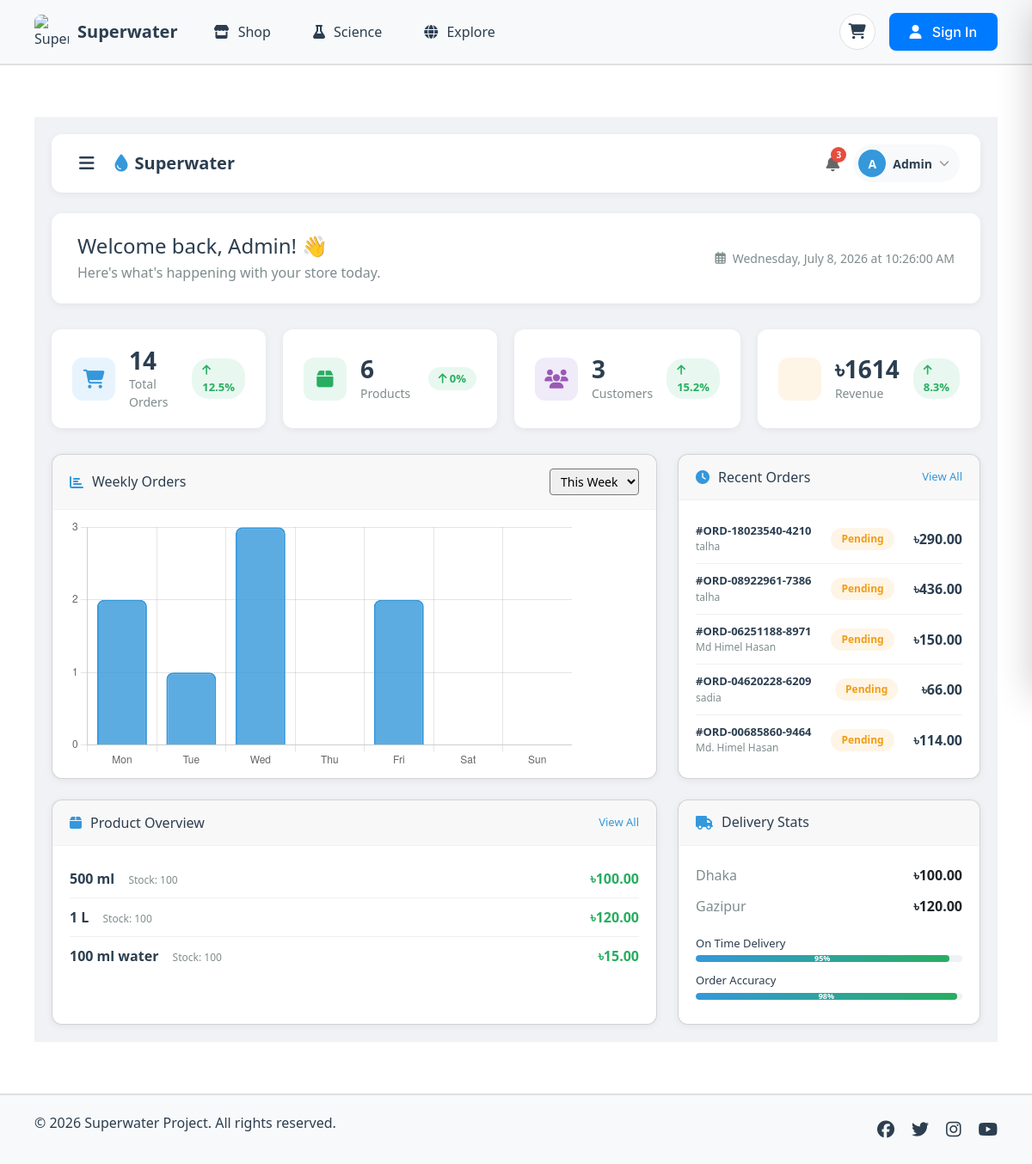
/admin-dashboard/, run on an earlier commit of the app's database.
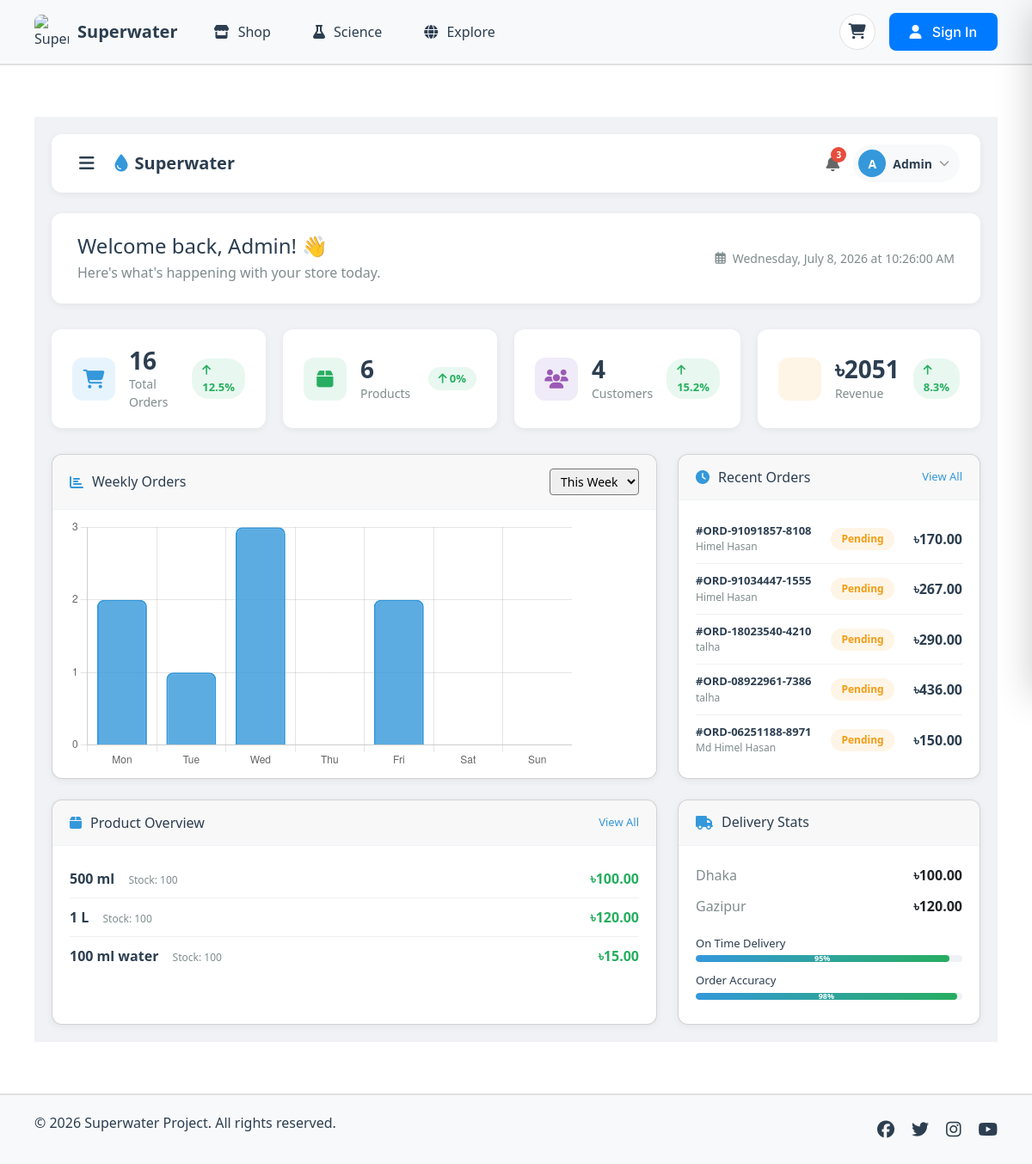
And on a later commit of the database.
### water_app/models.py (models this page shows, shortened)
class Order(models.Model):
    STATUS_CHOICES = [
        ('pending', 'Pending'),
        ('processing', 'Processing'),
        ('shipped', 'Shipped'),
        ('delivered', 'Delivered'),
        ('cancelled', 'Cancelled'),
    ]
    PAYMENT_CHOICES = [
        ('pending', 'Pending'),
        ('completed', 'Completed'),
        ('failed', 'Failed'),
        ('refunded', 'Refunded'),
    ]
    order_id = models.CharField(max_length=50, unique=True, editable=False)
    customer_name = models.CharField(max_length=200)
    customer_email = models.EmailField()
    customer_phone = models.CharField(max_length=20, blank=True, null=True)
    customer_address = models.TextField()
    customer_district = models.CharField(max_length=100, blank=True, null=True)
    delivery_charge = models.DecimalField(max_digits=10, decimal_places=2, default=0)
    delivery_zone = models.CharField(max_length=100, blank=True, null=True)
    subtotal = models.DecimalField(max_digits=10, decimal_places=2, default=0)
    total_savings = models.DecimalField(max_digits=10, decimal_places=2, default=0)
    total_discount = models.DecimalField(max_digits=10, decimal_places=2, default=0)
    total_amount = models.DecimalField(max_digits=10, decimal_places=2, default=0)
    status = models.CharField(max_length=20, choices=STATUS_CHOICES, default='pending')
    payment_status = models.CharField(max_length=20, choices=PAYMENT_CHOICES, default='pending')
    payment_method = models.CharField(max_length=50, blank=True, null=True)
    transaction_id = models.CharField(max_length=100, blank=True, null=True)
    created_at = models.DateTimeField(auto_now_add=True)
    updated_at = models.DateTimeField(auto_now=True)
    user = models.ForeignKey(User, on_delete=models.SET_NULL, null=True, blank=True)
    class Meta:
        ordering = ['-created_at']

class Product(models.Model):
    CATEGORY_CHOICES = [
        ('Filters', 'Filters'),
        ('Sensors', 'Sensors'),
        ('Purifiers', 'Purifiers'),
        ('Testing Kits', 'Testing Kits'),
        ('Softening Systems', 'Softening Systems'),
        ('Meters', 'Meters'),
        ('Pitchers', 'Pitchers'),
        ('Monitors', 'Monitors'),
    ]
    name = models.CharField(max_length=200)
    description = models.TextField(blank=True, null=True)
    price = models.DecimalField(max_digits=10, decimal_places=2, default=0)
    category = models.CharField(max_length=50, choices=CATEGORY_CHOICES, default='Filters')
    benefits = models.TextField(blank=True, null=True)
    rating = models.DecimalField(max_digits=3, decimal_places=2, default=0, blank=True, null=True)
    reviews = models.IntegerField(default=0, blank=True, null=True)
    stock_quantity = models.IntegerField(default=0, help_text="Number of items in stock")
    image = models.ImageField(upload_to='products/', blank=True, null=True)
    discount_price = models.DecimalField(max_digits=10, decimal_places=2, blank=True, null=True)
    discount_percentage = models.IntegerField(blank=True, null=True)
    special_offer = models.CharField(max_length=200, blank=True, null=True)
    is_on_sale = models.BooleanField(default=False)
    is_active = models.BooleanField(default=True)
    created_at = models.DateTimeField(auto_now_add=True)
    updated_at = models.DateTimeField(auto_now=True)

class DistrictDeliveryCharge(models.Model):
    DISTRICT_CHOICES = [
        ('dhaka', 'Dhaka'),
        ('faridpur', 'Faridpur'),
        ('gazipur', 'Gazipur'),
        ('gopalganj', 'Gopalganj'),
        ('jamalpur', 'Jamalpur'),
        ('kishoreganj', 'Kishoreganj'),
        ('madaripur', 'Madaripur'),
        ('manikganj', 'Manikganj'),
        ('munshiganj', 'Munshiganj'),
        ('mymensingh', 'Mymensingh'),
        ('narayanganj', 'Narayanganj'),
        ('narsingdi', 'Narsingdi'),
        ('netrokona', 'Netrokona'),
        ('rajbari', 'Rajbari'),
        ('shariatpur', 'Shariatpur'),
        ('sherpur', 'Sherpur'),
        ('tangail', 'Tangail'),
        ('bogra', 'Bogra'),
        ('joypurhat', 'Joypurhat'),
        ('naogaon', 'Naogaon'),
        ('natore', 'Natore'),
        ('nawabganj', 'Nawabganj'),
        ('pabna', 'Pabna'),
        ('rajshahi', 'Rajshahi'),
        ('sirajganj', 'Sirajganj'),
        ('dinajpur', 'Dinajpur'),
        ('gaibandha', 'Gaibandha'),
        ('kurigram', 'Kurigram'),
        ('lalmonirhat', 'Lalmonirhat'),
        ('nilphamari', 'Nilphamari'),
        ('panchagarh', 'Panchagarh'),
        ('rangpur', 'Rangpur'),
        ('thakurgaon', 'Thakurgaon'),
        ('bandarban', 'Bandarban'),
        ('brahmanbaria', 'Brahmanbaria'),
        ('chandpur', 'Chandpur'),
        ('chittagong', 'Chittagong'),
        ('comilla', 'Comilla'),
        ('cox_bazar', "Cox's Bazar"),
        ('feni', 'Feni'),
        ('khagrachhari', 'Khagrachhari'),
        ('lakshmipur', 'Lakshmipur'),
        ('noakhali', 'Noakhali'),
        ('rangamati', 'Rangamati'),
        ('barguna', 'Barguna'),
        ('barisal', 'Barisal'),
        ('bhola', 'Bhola'),
        ('jhalokathi', 'Jhalokathi'),
        ('patuakhali', 'Patuakhali'),
        ('pirojpur', 'Pirojpur'),
        ('habiganj', 'Habiganj'),
        ('maulvibazar', 'Maulvibazar'),
        ('sunamganj', 'Sunamganj'),
        ('sylhet', 'Sylhet'),
        ('jashore', 'Jashore'),
        ('jhinaidah', 'Jhinaidah'),
        ('khulna', 'Khulna'),
        ('kushtia', 'Kushtia'),
        ('magura', 'Magura'),
        ('meherpur', 'Meherpur'),
        ('narail', 'Narail'),
        ('satkhira', 'Satkhira'),
    ]
    district = models.CharField(max_length=50, choices=DISTRICT_CHOICES, unique=True)
    district_name = models.CharField(max_length=100)
    charge = models.DecimalField(max_digits=10, decimal_places=2, default=50)
    delivery_time = models.CharField(max_length=100, default='2-3 days')
    is_active = models.BooleanField(default=True)
    created_at = models.DateTimeField(auto_now_add=True)
    updated_at = models.DateTimeField(auto_now=True)
    class Meta:
        ordering = ['district_name']
        verbose_name = 'District Delivery Charge'
        verbose_name_plural = 'District Delivery Charges'

### water_app/views.py (the view)
# urls.py: path('admin-dashboard/', views.admin_dashboard, name='admin_dashboard'),
def admin_dashboard(request):
    from .models import Order, Product, OrderItem, DistrictDeliveryCharge
    context = {
        'active_page': 'admin_dashboard',
        'total_orders': Order.objects.count(),
        'total_products': Product.objects.count(),
        'total_customers': Order.objects.values('customer_email').distinct().count(),
        'total_districts': DistrictDeliveryCharge.objects.filter(is_active=True).count(),
        'total_revenue': sum(float(o.total_amount) for o in Order.objects.all()),
        'recent_orders': Order.objects.all().order_by('-created_at')[:5],
        'pending_orders': Order.objects.filter(status='pending').count(),
        'shipped_orders': Order.objects.filter(status='shipped').count(),
        'delivered_orders': Order.objects.filter(status='delivered').count(),
        'total_items': OrderItem.objects.count(),
        'districts': DistrictDeliveryCharge.objects.filter(is_active=True),
        'products': Product.objects.filter(is_active=True)[:5],
    }
    return render(request, 'admin_dashboard.html', context)

### water_app/templates/admin_dashboard.html (shortened to what the changed rows need)
{% extends 'base.html' %}
{% load static %}
{% block extra_css %}
<link href="https://cdn.jsdelivr.net/npm/bootstrap@5.3.0/dist/css/bootstrap.min.css" rel="stylesheet">
<link href="https://cdn.jsdelivr.net/npm/bootstrap-icons@1.10.0/font/bootstrap-icons.css" rel="stylesheet">
<link href="https://cdnjs.cloudflare.com/ajax/libs/font-awesome/6.5.1/css/all.min.css" rel="stylesheet">
<link rel="stylesheet" href="{% static 'css/admin_dashboard.css' %}" />
{% endblock %}
{% block content %}
<div class="admin-dashboard-page">
    <div class="main-content" id="mainContent">
        <div class="welcome-section">
            <div class="welcome-text">
                <h2>Welcome back, Admin! 👋</h2>
            </div>
        </div>
        <div class="stats-grid">
            <div class="stat-card">
                <div class="stat-info">
                    <h3>{{ total_orders|default:0 }}</h3>
                    <p>Total Orders</p>
                </div>
            </div>
            <div class="stat-card">
                <div class="stat-info">
                    <h3>{{ total_customers|default:0 }}</h3>
                    <p>Customers</p>
                </div>
            </div>
            <div class="stat-card">
                <div class="stat-info">
                    <h3>৳{{ total_revenue|default:0|floatformat:0 }}</h3>
                    <p>Revenue</p>
                </div>
            </div>
        </div>
        <div class="dashboard-grid">
            <div class="card recent-orders-card">
                <div class="card-body">
                    {% for order in recent_orders|slice:":5" %}
                    <div class="order-item">
                        <div class="order-info">
                            <span class="order-id">#{{ order.order_id }}</span>
                            <span class="customer-name">{{ order.customer_name }}</span>
                        </div>
                        <div class="order-status {{ order.status }}">{{ order.get_status_display }}</div>
                        <div class="order-amount">৳{{ order.total_amount|floatformat:2 }}</div>
                    </div>
                    {% empty %}
                    <div class="no-orders">
                        <p>No recent orders</p>
                    </div>
                    {% endfor %}
                </div>
            </div>
            <div class="card product-overview-card">
                <div class="card-body">
                    {% for product in products|slice:":3" %}
                    <div class="product-item">
                        <div class="product-info">
                            <span class="product-name">{{ product.name }}</span>
                            <span class="product-stock">Stock: {{ product.stock_quantity }}</span>
                        </div>
                        <div class="product-price">৳{{ product.price|floatformat:2 }}</div>
                    </div>
                    {% empty %}
                    <div class="no-products">
                        <p>No products available</p>
                    </div>
                    {% endfor %}
                </div>
            </div>
            <div class="card delivery-card">
                <div class="card-body">
                    <div class="delivery-stats">
                        {% for district in districts|slice:":3" %}
                        <div class="stat-item">
                            <span class="stat-label">{{ district.district_name }}</span>
                            <span class="stat-value">৳{{ district.charge|floatformat:2 }}</span>
                        </div>
                        {% empty %}
                        <div class="stat-item">
                            <span class="stat-label">No districts</span>
                            <span class="stat-value">-</span>
                        </div>
                        {% endfor %}
                    </div>
                </div>
            </div>
        </div>
    </div>
</div>
{% endblock %}

What changed in the data, as far as the page shows it:
no longer on this page (row unchanged): Order: order_id "ORD-04620228-6209", customer_name "sadia", status "Pending", total_amount "66.00"
no longer on this page (row unchanged): Order: order_id "ORD-00685860-9464", customer_name "Md. Himel Hasan", status "Pending", total_amount "114.00"
added Order: order_id "ORD-91091857-8108", customer_name "Himel Hasan", status "Pending", total_amount "170.00"
added Order: order_id "ORD-91034447-1555", customer_name "Himel Hasan", status "Pending", total_amount "267.00"
Also different on the page:
{{ total_orders|default:0 }}: "14" → "16"
{{ total_customers|default:0 }}: "3" → "4"
{{ total_revenue|default:0|floatformat:0 }}: "1614" → "2051"
